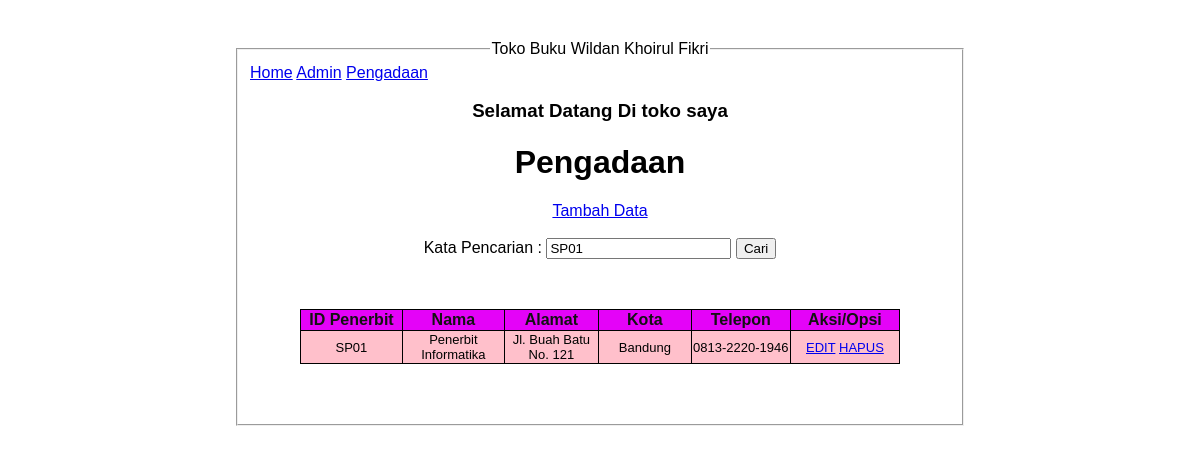
Screenshot of /Pengadaan.php?kata_cari=SP01 with the database file from the repository.
### tables this page shows
CREATE TABLE `tabel_penerbit` (
  `id_penerbit` varchar(10) NOT NULL,
  `nama` varchar(20) NOT NULL,
  `alamat` varchar(30) NOT NULL,
  `kota` varchar(10) NOT NULL,
  `telpon` varchar(30) NOT NULL
);

### Pengadaan.php (the view, shortened to what this page needs)
<!DOCTYPE html>
<html lang='en'>
<head>
    <link rel="stylesheet" href="style.css">
</head>
<body>
<fieldset >
    <legend align="center">Toko Buku Wildan Khoirul Fikri</legend>
    <div class="nav">
        <a href="index.php">Home</a>
        <a href="admin.php">Admin</a>
        <a href="pengadaan.php">Pengadaan</a>
    </div>
    <h3 align="center">Selamat Datang Di toko saya</h3>
    <center><h1>Pengadaan</h1></center>
   <center><a href="tambah_penerbit.html">Tambah Data</a></center>
    <br>
    <div class="cari">
    <form method="GET" action="Pengadaan.php">
    <label>Kata Pencarian : </label>
    <input type="text" name="kata_cari" value="<?php if(isset($_GET['kata_cari'])) { echo
    $_GET['kata_cari']; } ?>" />
    <button type="submit">Cari</button>
    </div>
    <table class="table-home">
        <thead class="dalam">
            <tr>
            <th>ID Penerbit</th>
            <th>Nama</th>
            <th>Alamat</th>
            <th>Kota</th>
            <th>Telepon</th>
            <th colspan="2">Aksi/Opsi</th>
            </tr>
        </thead>
        <tbody>
            <?php
            include 'koneksi.php';
            if(isset($_GET['kata_cari'])) {
            $kata_cari = $_GET['kata_cari'];
            $query = "SELECT * FROM tabel_penerbit WHERE id_penerbit like '%".$kata_cari."%' OR
            nama like '%".$kata_cari."%' OR
            telpon like '%".$kata_cari."%' ORDER BY id_penerbit ASC";
            } else {
            $query = "SELECT * FROM tabel_penerbit ORDER BY id_penerbit ASC";
            }
            $result = mysqli_query($koneksi, $query);
            while ($row = mysqli_fetch_assoc($result)) {
        ?>
                <tr align="center">
                    <td><?php echo $row['id_penerbit']; ?></td>
                    <td><?php echo $row['nama']; ?></td>
                    <td><?php echo $row['alamat']; ?></td>
                    <td><?php echo $row['kota']; ?></td>
                    <td><?php echo $row['telpon']; ?></td>
                    <td>
                        <a href="edit_form1.php?id_penerbit=<?php echo $row['id_penerbit']; ?>">EDIT</a>
                        <a href="delete_penerbit.php?id_penerbit=<?php echo $row['id_penerbit']; ?>">HAPUS</a>
                    </td>
                </tr>
        <?php
        }
        ?>
    </tbody>
    </table>
    </fieldset>
    </body>
    </html>

### style.css (style rules this page uses)
fieldset { width: 400px; margin:auto; }
.cari { text-align: center; }
body { margin: 40px; font-family: Arial, Helvetica, sans-serif ; }
.table-home { margin: 50px; border-radius: 4px; }
table { width: 600px; font-size: 13px; color:black; border-collapse: collapse; align-items: center; }
table thead { color: rgb(19, 18, 18); font-size: 16px; width: 100%; }
table th { border: 1px solid black; background-color: rgb(228, 3, 248); width: 50px; }
table td { border: 1px solid black; background-color: pink; width: 200px; }

### rows the page displays
tabel_penerbit: id_penerbit "SP01", nama "Penerbit Informatika", alamat "Jl. Buah Batu No. 121", kota "Bandung", telpon "0813-2220-1946"
